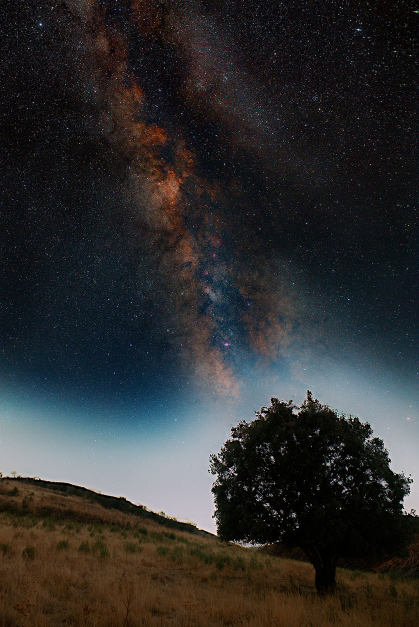
#> input picture gui/assets/showcase_milkyway.jpg, 838 x 1254 px (shown at 1/2 size); its folder holds only this picture in this run
$ python -i frame_culling.py   (imports and definitions only)
#> lines starting #> are read from the running program, lines starting #| are printed output that depends on the picture; after the words box and inside, x2 and y2 are one past the last pixel; in counts of white or black regions, pixels touching at a corner belong together
# core/frame_culling.py
"""
Módulo de cribado inteligente de tomas y control de calidad óptica (Frame Culling).
Analiza FWHM, excentricidad/elongación de estrellas (para detectar trepidación por viento o deriva)
y censo estelar (para detectar paso de nubes o niebla) de forma rápida y multihilo.
Diseñado especialmente para astrofotografía de paisaje (soporta gran angular y coma de esquinas).
"""

import os
import math
import concurrent.futures
from dataclasses import dataclass
from typing import List, Optional, Tuple, Dict, Any, Callable

import cv2
import numpy as np


@dataclass
class FrameQualityResult:
    """Resultado del análisis de calidad óptica para una sola toma."""
    filepath: str
    filename: str
    fwhm: float            # FWHM en píxeles (mediana en zona central/óptica)
    eccentricity: float    # Excentricidad efectiva [0.0 = círculo perfecto, 1.0 = trazo lineal]
    star_count: int        # Número total de estrellas detectadas en el cielo
    score: float           # Puntuación global de calidad [0.0 a 100.0]
    status: str            # 'EXCELLENT', 'ACCEPTABLE', 'DEFECTIVE'
    status_label: str      # Texto amigable con icono para la GUI
    defect_reason: str     # Razón del defecto si aplica
    is_recommended: bool   # True si se recomienda incluir en el apilado
    bg_noise: float = 0.0  # Nivel de ruido del fondo
    center_ecc: float = 0.0 # Excentricidad en zona central / eje óptico (libre de coma)
    corner_ecc: float = 0.0 # Excentricidad en periferia / esquinas (coma óptica de la lente)


def load_fast_frame_preview(filepath: str, max_dim: int = 1600) -> Optional[np.ndarray]:
    """
    Carga rápida de imagen optimizada para análisis espectral/estelar.
    Para archivos RAW utiliza half_size=True de LibRaw (aceleración 4x-6x).
    Retorna array 2D float32 [0.0, 1.0] en escala de grises.
    """
#> called with filepath = '../gui/assets/showcase_milkyway.jpg', max_dim = 1600
    if not os.path.exists(filepath):
        return None

    ext = os.path.splitext(filepath)[1].lower()
    raw_exts = {".nef", ".cr2", ".cr3", ".arw", ".dng", ".raw", ".raf", ".orf", ".rw2"}

    try:
        if ext in raw_exts:
            try:
                import rawpy
                with rawpy.imread(filepath) as raw:
                    # Half-size es ultra rápido y conserva la geometría y redondez de estrellas
                    rgb = raw.postprocess(
                        half_size=True,
                        no_auto_bright=True,
                        use_camera_wb=True,
                        output_bps=8
                    )
                    gray = cv2.cvtColor(rgb, cv2.COLOR_RGB2GRAY)
                    h, w = gray.shape[:2]
                    if max(h, w) > max_dim:
                        scale = max_dim / max(h, w)
                        gray = cv2.resize(gray, (int(w * scale), int(h * scale)), interpolation=cv2.INTER_AREA)
                    return gray.astype(np.float32) / 255.0
            except Exception:
                pass

        if ext in {".fits", ".fit", ".fts"}:
            try:
                from astropy.io import fits
                with fits.open(filepath, memmap=True) as hdul:
                    for hdu in hdul:
                        if hdu.data is not None and hdu.data.ndim in (2, 3):
                            data = hdu.data.astype(np.float32)
                            if data.ndim == 3:
                                data = np.mean(data[:3], axis=0)
                            p_hi = float(np.percentile(data, 99.8))
                            p_lo = float(np.percentile(data, 1.0))
                            rng = max(1e-5, p_hi - p_lo)
                            norm = np.clip((data - p_lo) / rng, 0.0, 1.0)
                            h, w = norm.shape[:2]
                            if max(h, w) > max_dim:
                                scale = max_dim / max(h, w)
                                norm = cv2.resize(norm, (int(w * scale), int(h * scale)), interpolation=cv2.INTER_AREA)
                            return norm
            except Exception:
                pass

        # Formatos estándar (TIFF, PNG, JPG)
        img = cv2.imread(filepath, cv2.IMREAD_UNCHANGED)
#> img is the input picture: shape (1254, 838, 3); mean B, G, R 46.4, 46.3, 46.2
        if img is None:
            return None

        if img.ndim == 3:
            img = cv2.cvtColor(img, cv2.COLOR_BGR2GRAY)
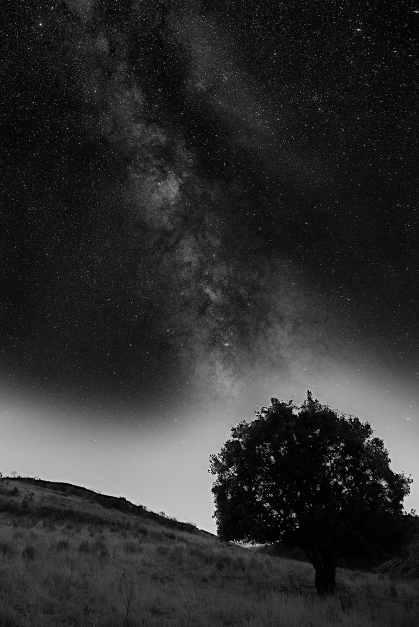
#> img: shape (1254, 838) (shown at 1/2 size); min 0, max 254, mean 46.3

        max_v = 65535.0 if img.dtype == np.uint16 else (1.0 if img.dtype in (np.float32, np.float64) else 255.0)
#> max_v = 255
        norm = np.clip(img.astype(np.float32) / max_v, 0.0, 1.0)

        h, w = norm.shape[:2]
#> h = 1254; w = 838
        if max(h, w) > max_dim:
            scale = max_dim / max(h, w)
            norm = cv2.resize(norm, (int(w * scale), int(h * scale)), interpolation=cv2.INTER_AREA)

        return norm

    except Exception:
        return None


def extract_star_metrics(
    gray_img: np.ndarray,
    sky_mask: Optional[np.ndarray] = None,
    max_stars_to_profile: int = 70,
    profile_mode: str = "wide_angle"
) -> Tuple[float, float, int, float, float, float]:
    """
    Analiza las propiedades geométricas de las estrellas en el área de cielo.
    Distingue de forma inteligente entre la zona central (eje óptico, sensible al viento/deriva)
    y las esquinas/periferia (donde los objetivos gran angular tienen coma natural).

    Retorna:
        (median_fwhm, effective_ecc, total_stars_detected, bg_noise, center_ecc, corner_ecc)
    """
#> called with max_stars_to_profile = 70, profile_mode = 'wide_angle'
    h, w = gray_img.shape[:2]
#> h = 1254; w = 838
    cx_center = w / 2.0
#> cx_center = 419
    cy_center = h / 2.0
#> cy_center = 627
    r_max = max(1.0, math.hypot(cx_center, cy_center))
#> r_max = 754.1

    # Delimitar zona de cielo:
    if sky_mask is not None:
        if sky_mask.shape[:2] != (h, w):
            mask_resized = cv2.resize(sky_mask, (w, h), interpolation=cv2.INTER_NEAREST)
        else:
            mask_resized = sky_mask
        sky_roi_mask = (mask_resized > 0.5)
    else:
        # Por defecto, en astropaisaje el cielo ocupa al menos el 65% superior
        sky_roi_mask = np.zeros((h, w), dtype=bool)
        sky_roi_mask[:int(h * 0.70), :] = True

    sky_pixels = gray_img[sky_roi_mask]
    if len(sky_pixels) < 500:
        return 0.0, 0.0, 0, 0.0, 0.0, 0.0

    # Estimación robusta del fondo usando percentil 25 y MAD
    bg_median = float(np.median(sky_pixels))
#> bg_median = 0.106
    bg_mad = float(np.median(np.abs(sky_pixels - bg_median)))
#> bg_mad = 0.0549
    bg_sigma = max(1e-4, 1.4826 * bg_mad)
#> bg_sigma = 0.0814

    # Umbral de detección para núcleos estelares (4.5 sigmas sobre el fondo)
    threshold = bg_median + 4.5 * bg_sigma
#> threshold = 0.472

    # Máscara binaria de picos estelares dentro del cielo
    peaks = (gray_img > threshold) & sky_roi_mask
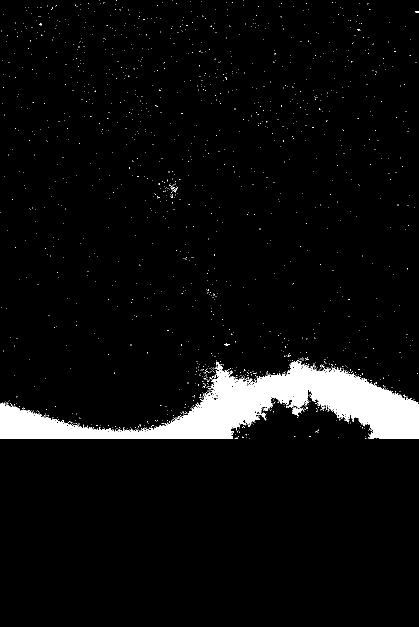
#> peaks: shape (1254, 838) bool (shown at 1/2 size); 5% white; 1444 white regions (1441 under 20 px), largest, box (x1, y1, x2, y2) and area: (0, 722, 838, 877) 49928, (641, 813, 649, 820) 24, (495, 757, 504, 763) 23

    # Etiquetar componentes conectados
    num_labels, labels, stats, centroids = cv2.connectedComponentsWithStats(
        peaks.astype(np.uint8), connectivity=8
    )
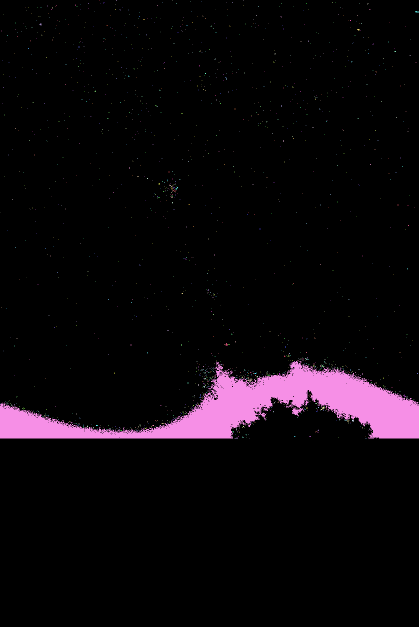
#> labels: shape (1254, 838) int32 (shown at 1/2 size); 1445 distinct labels, from 0 to 1444; one colour per label, 0 black
#> num_labels = 1445; stats = 1445 rows, first 6: [0, 0, 838, 1254, 998181], [198, 1, 1, 1, 1], [232, 1, 2, 1, 2], [345, 1, 1, 1, 1], [486, 1, 1, 1, 1], [381, 2, 1, 1, 1]; centroids = 1445 pairs, first value 0 to 834.7, second value 1 to 876

    # Filtrar candidatos: descartar ruido de 1-2 px y manchas gigantes (nebulosas / luna)
    valid_stars = []
    for i in range(1, num_labels):
        area = stats[i, cv2.CC_STAT_AREA]
        if 4 <= area <= 400:
            cx, cy = centroids[i]
            # Descartar estrellas pegadas al borde absoluto
            if 10 <= cx < w - 10 and 10 <= cy < h - 10:
                peak_val = gray_img[int(cy), int(cx)]
                # Descartar saturadas al límite (donde se aplana el núcleo)
                if peak_val < 0.98:
                    r_norm = math.hypot(cx - cx_center, cy - cy_center) / r_max
                    valid_stars.append((cx, cy, area, peak_val, r_norm))
#> this loop made 1444 passes
#> (area, cx, cy, peak_val, r_norm) on passes 36, 82, 88, 98, 114, 115, 141, 157, 203, 226, 233, 264: (5, 104.6, 15.2, 0.965, 0.912), (4, 287.5, 38.5, 0.525, 0.8), (4, 700.5, 40.5, 0.565, 0.863), (13, 80.77, 48.38, 0.906, 0.889), (4, 373.5, 50.5, 0.49, 0.767), (4, 421.8, 52.25, 0.267, 0.762), (12, 716.5, 58.92, 0.694, 0.85), (4, 82.75, 70, 0.718, 0.863), (4, 157.5, 93.5, 0.651, 0.788), (6, 790, 102.5, 0.796, 0.852), (5, 549.8, 107.4, 0.635, 0.711), (4, 703, 123.2, 0.949, 0.767)
#> (area, cx, cy, peak_val) on pass 373: (5, 190, 182, 0.98)
#> after the loop, valid_stars = 157 items, first 6: (104.6, 15.2, 5, 0.965, 0.912), (287.5, 38.5, 4, 0.525, 0.8), (700.5, 40.5, 4, 0.565, 0.863), (80.77, 48.38, 13, 0.906, 0.889), (373.5, 50.5, 4, 0.49, 0.767), (421.8, 52.25, 4, 0.267, 0.762)

    total_stars = len(valid_stars)
#> total_stars = 157
    if total_stars < 4:
        return 0.0, 0.0, total_stars, bg_sigma, 0.0, 0.0

    # Estratificación: separar estrellas centrales (r < 0.60) y periféricas (r >= 0.60)
    central_candidates = [s for s in valid_stars if s[4] < 0.60]
#> central_candidates = 138 items, first 6: (311.5, 211, 4, 0.796, 0.57), (562.5, 211.5, 4, 0.537, 0.583), (469.5, 217.5, 4, 0.714, 0.547), (363.2, 226.8, 4, 0.365, 0.536), (516, 228.5, 4, 0.549, 0.544), (533, 243.2, 4, 0.957, 0.531)
    outer_candidates = [s for s in valid_stars if s[4] >= 0.60]
#> outer_candidates = 19 items, first 6: (104.6, 15.2, 5, 0.965, 0.912), (287.5, 38.5, 4, 0.525, 0.8), (700.5, 40.5, 4, 0.565, 0.863), (80.77, 48.38, 13, 0.906, 0.889), (373.5, 50.5, 4, 0.49, 0.767), (421.8, 52.25, 4, 0.267, 0.762)

    central_candidates.sort(key=lambda s: s[3], reverse=True)
    outer_candidates.sort(key=lambda s: s[3], reverse=True)

    # Muestreo representativo dando prioridad a la zona central (inmune a coma)
    if len(central_candidates) >= 6:
        n_center = min(len(central_candidates), int(max_stars_to_profile * 0.70))
#> n_center = 49
        n_outer = min(len(outer_candidates), max_stars_to_profile - n_center)
#> n_outer = 19
        sample_stars = central_candidates[:n_center] + outer_candidates[:n_outer]
#> sample_stars = 68 items, first 6: (533, 243.2, 4, 0.957, 0.531), (697.2, 598.4, 5, 0.941, 0.371), (485.4, 874.2, 5, 0.894, 0.339), (318, 367.3, 7, 0.867, 0.37), (705.3, 840.9, 11, 0.835, 0.474), (679, 838.6, 5, 0.804, 0.445)
    else:
        valid_stars.sort(key=lambda s: s[3], reverse=True)
        sample_stars = valid_stars[:max_stars_to_profile]

    center_fwhms = []
    center_eccs = []
    corner_eccs = []
    all_fwhms = []
    all_eccs = []
    patch_radius = 6

    for cx, cy, _, _, r_norm in sample_stars:
        ix, iy = int(round(cx)), int(round(cy))
        patch = gray_img[iy - patch_radius : iy + patch_radius + 1, ix - patch_radius : ix + patch_radius + 1]
        if patch.shape != (2 * patch_radius + 1, 2 * patch_radius + 1):
            continue

        # Restar nivel de fondo local para calcular momentos puros de la estrella
        patch_clean = np.clip(patch - bg_median, 0.0, None)
        m00 = np.sum(patch_clean)
        if m00 <= 1e-4:
            continue

        # Coordenadas relativas al centro del patch
        y_grid, x_grid = np.mgrid[-patch_radius : patch_radius + 1, -patch_radius : patch_radius + 1]

        # Momentos de primer orden (subpíxel centroid)
        m10 = np.sum(x_grid * patch_clean)
        m01 = np.sum(y_grid * patch_clean)
        cx_sub = m10 / m00
        cy_sub = m01 / m00

        # Momentos centrales de segundo orden
        mu20 = np.sum(((x_grid - cx_sub) ** 2) * patch_clean) / m00
        mu02 = np.sum(((y_grid - cy_sub) ** 2) * patch_clean) / m00
        mu11 = np.sum(((x_grid - cx_sub) * (y_grid - cy_sub)) * patch_clean) / m00

        # Autovalores del tensor de inercia
        delta = math.sqrt(max(0.0, (mu20 - mu02) ** 2 + 4.0 * (mu11 ** 2)))
        lambda1 = max(1e-4, ((mu20 + mu02) + delta) / 2.0)
        lambda2 = max(1e-4, ((mu20 + mu02) - delta) / 2.0)

        # Excentricidad geométrica: e = sqrt(1 - lambda2 / lambda1)
        ratio = min(1.0, max(0.0, lambda2 / lambda1))
        ecc = math.sqrt(1.0 - ratio)

        # FWHM = 2.355 * sigma_medio
        sigma_mean = math.sqrt((lambda1 + lambda2) / 2.0)
        fwhm = 2.35482 * sigma_mean

        if 0.5 <= fwhm <= 25.0:
            all_fwhms.append(fwhm)
            all_eccs.append(ecc)
            if r_norm < 0.60:
                center_fwhms.append(fwhm)
                center_eccs.append(ecc)
            else:
                corner_eccs.append(ecc)
#> this loop made 68 passes
#> (cx, cy, r_norm) on passes 26 to 37: (364.2, 586.4, 0.0904), (14.14, 806.3, 0.587), (486, 853.2, 0.313), (337.5, 343.5, 0.391), (275.5, 352.5, 0.411), (636.2, 860.3, 0.423), (343.5, 376.5, 0.347), (625.5, 254.5, 0.565), (425.1, 753.4, 0.168), (631.5, 863, 0.421), (452.8, 688.6, 0.0932), (724.5, 747.5, 0.435)
#> (cx, cy, r_norm, ix, iy, m00, m10, m01) on passes 1 to 6: (533, 243.2, 0.531, 533, 243, 10.11, -5.59, -2.6), (697.2, 598.4, 0.371, 697, 598, 6.23, -0.149, -0.941), (485.4, 874.2, 0.339, 485, 874, 25.54, -27.35, 60.67), (318, 367.3, 0.37, 318, 367, 33.11, 20.45, 15.9), (705.3, 840.9, 0.474, 705, 841, 28.96, -10.98, -54.44), (679, 838.6, 0.445, 679, 839, 23, -8.91, -81.09)

    if not all_fwhms:
        return 0.0, 0.0, total_stars, bg_sigma, 0.0, 0.0

    median_center_ecc = float(np.median(center_eccs)) if center_eccs else float(np.median(all_eccs))
    median_corner_ecc = float(np.median(corner_eccs)) if corner_eccs else median_center_ecc
    median_fwhm = float(np.median(center_fwhms)) if center_fwhms else float(np.median(all_fwhms))

    # Ponderación de excentricidad según el perfil del objetivo
    if profile_mode == "wide_angle":
        # En gran angular, la trepidación/deriva se mide en el centro (las esquinas tienen coma óptica inherente)
        effective_ecc = (0.85 * median_center_ecc) + (0.15 * median_corner_ecc)
    elif profile_mode == "strict":
        effective_ecc = (0.50 * median_center_ecc) + (0.50 * median_corner_ecc)
    else:  # balanced
        effective_ecc = (0.70 * median_center_ecc) + (0.30 * median_corner_ecc)

    return median_fwhm, effective_ecc, total_stars, bg_sigma, median_center_ecc, median_corner_ecc


def analyze_single_frame(
    filepath: str,
    sky_mask: Optional[np.ndarray] = None,
    profile_mode: str = "wide_angle"
) -> FrameQualityResult:
    """Analiza una sola toma y calcula sus métricas y diagnóstico individual preliminar."""
    filename = os.path.basename(filepath)
    gray = load_fast_frame_preview(filepath)

    if gray is None:
        return FrameQualityResult(
            filepath=filepath,
            filename=filename,
            fwhm=0.0,
            eccentricity=1.0,
            star_count=0,
            score=0.0,
            status="DEFECTIVE",
            status_label="🔴 Error al leer",
            defect_reason="No se pudo decodificar la imagen",
            is_recommended=False
        )

    fwhm, ecc, stars, bg_noise, c_ecc, cor_ecc = extract_star_metrics(
        gray, sky_mask=sky_mask, profile_mode=profile_mode
    )

    # Diagnóstico preliminar absoluto para casos extremos
    if stars < 6:
        return FrameQualityResult(
            filepath=filepath,
            filename=filename,
            fwhm=fwhm,
            eccentricity=ecc,
            star_count=stars,
            score=10.0,
            status="DEFECTIVE",
            status_label="🔴 Nubes / Sin estrellas",
            defect_reason="Conteo de estrellas crítico (< 6 estrellas detectadas)",
            is_recommended=False,
            bg_noise=bg_noise,
            center_ecc=c_ecc,
            corner_ecc=cor_ecc
        )

    # Trepidación severa en el centro (indica movimiento global de cámara)
    if c_ecc >= 0.75:
        return FrameQualityResult(
            filepath=filepath,
            filename=filename,
            fwhm=fwhm,
            eccentricity=ecc,
            star_count=stars,
            score=25.0,
            status="DEFECTIVE",
            status_label="🔴 Movida (Viento / Deriva)",
            defect_reason=f"Trepidación central severa ({c_ecc:.2f} >= 0.75)",
            is_recommended=False,
            bg_noise=bg_noise,
            center_ecc=c_ecc,
            corner_ecc=cor_ecc
        )

    # Base provisional normal (se recalculará en batch comparando con el lote)
    base_score = 100.0 * (1.0 - 0.55 * ecc)
    status = "EXCELLENT" if ecc < 0.45 else "ACCEPTABLE"
    label = "🟢 Excelente" if status == "EXCELLENT" else "🟡 Aceptable"

    return FrameQualityResult(
        filepath=filepath,
        filename=filename,
        fwhm=fwhm,
        eccentricity=ecc,
        star_count=stars,
        score=max(15.0, min(100.0, base_score)),
        status=status,
        status_label=label,
        defect_reason="",
        is_recommended=True,
        bg_noise=bg_noise,
        center_ecc=c_ecc,
        corner_ecc=cor_ecc
    )


# [165 lines left out: functions batch_analyze_frame_quality, pick_best_reference_frame, not called in this run]

>>> result = analyze_single_frame('../gui/assets/showcase_milkyway.jpg')
